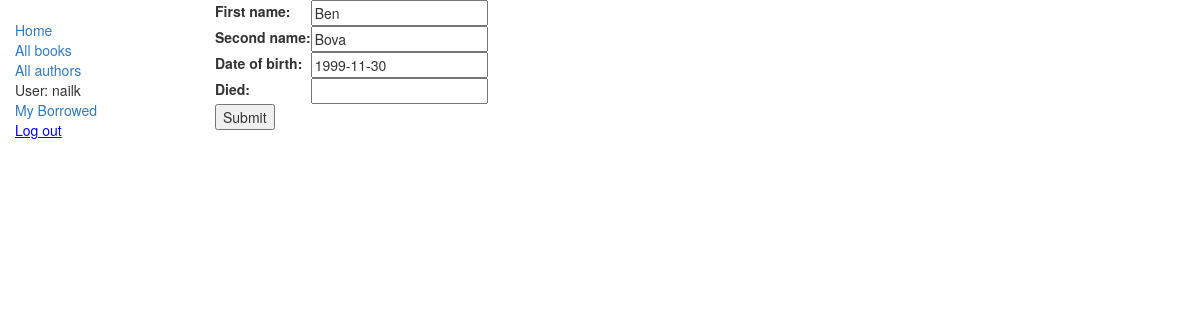
Screenshot of /catalog/author/1/update/ (signed in) with the database file from the repository.
### catalog/models.py (models this page shows, shortened)
class Author(models.Model):
    first_name = models.CharField(max_length=100)
    second_name = models.CharField(max_length=100)
    date_of_birth = models.DateField(null=True, blank=True)
    date_of_death = models.DateField('died', null=True, blank=True)
    class Meta:
        ordering = ['second_name', 'first_name']

### catalog/views.py (the view)
# urls.py: path('author/<int:pk>/update/', views.AuthorUpdate.as_view(), name='author_update'),
class AuthorUpdate(PermissionRequiredMixin, UpdateView):
    model = Author
    fields = ['first_name', 'second_name', 'date_of_birth', 'date_of_death']
    permission_required = 'catalog.change_author'

### catalog/templates/catalog/author_form.html (shortened to what this page needs)
{% extends "base_generic.html" %}
{% block content %}
  <form action="" method="post">
      <table>
      {{ form.as_table }}
      </table>
      <input type="submit" value="Submit" />
  </form>
{% endblock %}

### catalog/templates/base_generic.html (shortened to what this page needs)
<!doctype html>
<html lang="en">
  <head>
    <link
      rel="stylesheet"
      href="https://maxcdn.bootstrapcdn.com/bootstrap/3.3.7/css/bootstrap.min.css" />
    {% load static %}
    <link rel="stylesheet" href="{% static 'css/styles.css' %}" />
  </head>
  <body>
    <div class="container-fluid">
      <div class="row">
        <div class="col-sm-2">
          {% block sidebar %}
            <ul class="sidebar-nav">
              <li><a href="{% url 'index' %}">Home</a></li>
              <li><a href="{% url 'books' %}">All books</a></li>
              <li><a href="{% url 'authors' %}">All authors</a></li>
              {% if user.is_authenticated %}
                <li>User: {{ user.get_username }}</li>
                <li><a href="{% url 'my-borrowed' %}">My Borrowed</a></li>
                <form action="{% url 'logout' %}?next={{request.path}}" method="post">
                  <button class="link-button">Log out</button>
                </form>
              {% else %}
                <li><a href="{% url 'login'%}?next={{request.path}}">Login</a></li>
              {% endif %}
            </ul>
          {% endblock %}
        </div>
        <div class="col-sm-10 ">
            {% block content %}{% endblock %}
        </div>
      </div>
    </div>
  </body>
</html>

### catalog/static/css/styles.css (style rules this page uses)
.sidebar-nav { margin-top: 20px; padding: 0; list-style: none; }
.link-button { background: none; border: none; color: blue; cursor: pointer; display: inline; font: inherit; margin: 0; padding: 0; text-decoration: underline; }

### rows the page displays
Author: first_name "Ben", second_name "Bova", date_of_birth "1999-11-30"

### other values shown
{{ user.get_username }} "nailk"
